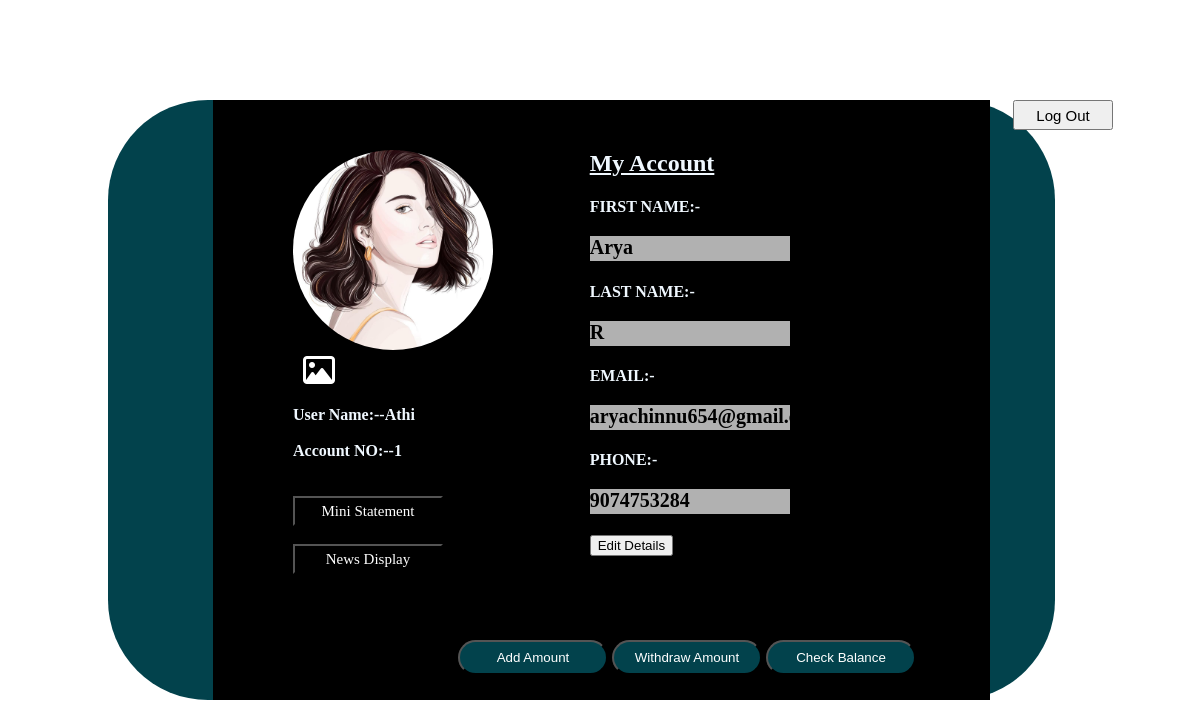
Screenshot of /bank_app/prview/ (signed in) with the database file from the repository.
### bank_app/models.py (models this page shows, shortened)
class bankmodel(models.Model):
    fname=models.CharField(max_length=50)
    lname=models.CharField(max_length=50)
    uname=models.CharField(max_length=50)
    email=models.EmailField()
    phone=models.IntegerField()
    file=models.FileField(upload_to='bank_app/static')
    pin=models.IntegerField()
    balance=models.IntegerField()
    acnum=models.IntegerField()

### bank_app/views.py (the view)
# urls.py: path('prview/',prview),
def prview(request):
    try:
        id1 = request.session['id']
        a = bankmodel.objects.get(id=id1)
        img = str(a.file).split('/')[-1]
        return render(request, 'profile.html', {'a': a, 'img': img})
    except:
        return redirect(logview)

### bank_app/templates/profile.html (shortened to what this page needs)
<!DOCTYPE html>
{% load static %}
<html lang="en">
<head>
</head>
<body>
<div style="height:600px;width:80%;background-color:rgb(2, 66, 76);margin-left:100px;margin-top:100px;border-radius:100px;">
    <div style="height:600px;width:82%;background-color:black;margin-top:20px;margin-left:105px;">
        <nav>
            <a href="http://127.0.0.1:8000/bank_app/logout_view/" style="color:white;margin-left:800px;"><button style="height:30px;width:100px;font-size:15px;">Log Out</button></a>
        </nav>
        <div id="image">
            <div><img style="height:200px;width:200px;border-radius:120px;margin-top:20px;"
                      src="{% static img %}"></div>
             <div><a href="http://127.0.0.1:8000/bank_app/picedit/" class="btn"><i style="color:white;margin-left:10px;margin-bottom:20px;" class="fa-regular fa-image fa-2x"></i></a></div>
            <div style="color:aliceblue;"><label><b>User Name:--{{a.uname}}</b></label></div>
          <br>
          <div style="color:aliceblue;"><label><b>Account NO:--{{a.acnum}}</b></label></div><br>
            <br>
               <div><a href="http://127.0.0.1:8000/bank_app/mini/"><input style="height:30px;width:150px;font-family:Timesnewroman;color:white;background-color:black;font-size:15px;" type="submit" value="Mini Statement"></a></div>-->
         <div><a href="http://127.0.0.1:8000/bank_app/newsdisplay/"><input style="height:30px;width:150px;font-family:Timesnewroman;color:white;background-color:black;font-size:15px;" type="submit" value="News Display"></a></div><br><br><br><br><br><br>
        </div>
        <div id="details">
            <h2 style="margin-top:20px;text-decoration:underline;">My Account</h2>
            <h4><b>FIRST NAME:-</b><br>
                <p style="height:25px;width:200px;background-color:rgba(255, 255, 255, 0.695);color:black;font-size:20px;">{{a.fname}}</p></h4>
             <h4><b>LAST NAME:-</b><br>
                <p style="height:25px;width:200px;background-color:rgba(255, 255, 255, 0.695);color:black;font-size:20px;">{{a.lname}}</p></h4>
            <h4><b>EMAIL:-</b><br>
                <p style="height:25px;width:200px;background-color:rgba(255, 255, 255, 0.695);color:black;font-size:20px;">{{a.email}}</p></h4>
            <h4><b>PHONE:-</b><br>
                <p style="height:25px;width:200px;background-color:rgba(255, 255, 255, 0.695);color:black;font-size:20px;">{{a.phone}}</p></h4>
            <p id="x"><a style="text-decoration:none;" href="http://127.0.0.1:8000/bank_app/editdata/"> <button class=btn-grad style="text-align:center;">Edit Details</button></a></p>
        </div>
    </div>
    <nav>
        <div style="margin-top:-60px;margin-left:350px;" id="h">
           <a style="text-decoration:none;" href="http://127.0.0.1:8000/bank_app/addmoney/"><button class=btn-grad style="border-radius: 50px;text-align:center;height:35px;width:150px;background-color:rgb(2, 66, 76);color:white;">Add Amount</button></a>
            <a style="text-decoration:none;" href="http://127.0.0.1:8000/bank_app/withdraw/"><button class=btn-grad style="border-radius: 50px;text-align:center;height:35px;width:150px;background-color:rgb(2, 66, 76);color:white;">Withdraw Amount</button></a>
           <a style="text-decoration:none;" href="http://127.0.0.1:8000/bank_app/checkbalance/"><button class=btn-grad style="border-radius: 50px;text-align:center;height:35px;width:150px;background-color:rgb(2, 66, 76);color:white;">Check Balance</button></a></div>
    </nav>
</div>
</body>
</html>

### bank_app/templates/profile.html (style rules this page uses)
#image { height:200px; width:200px; background-color:black; margin-top:00px; margin-left:80px; float:left; }
#details { height:400px; width:200px; background-color:black; float:right; margin-right:200px; color:aliceblue; }

### rows the page displays
bankmodel: uname "Athi", acnum "1", fname "Arya", lname "R", email "aryachinnu654@gmail.com", phone "9074753284"
